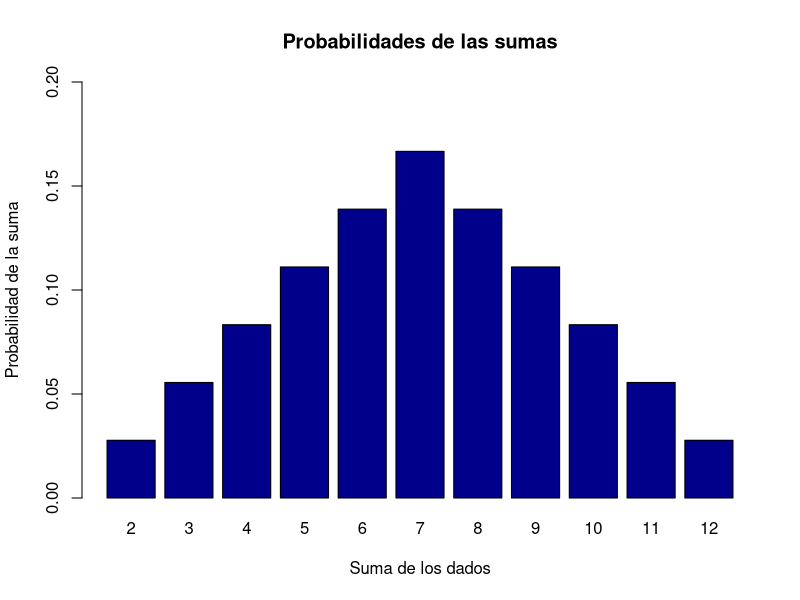

Generate this figure with R:
# Diego Barranco

caras_dado <- c(1, 2, 3, 4, 5, 6)
posibles_resultados <- c()
# obteniendo los posibles resultados al lanzar dos dados
for (c1 in caras_dado){
  for (c2 in caras_dado){
    posibles_resultados <- c(posibles_resultados, c(c1, c2))
  }
}
  

frecuencia_resultados <- rep(0, length(caras_dado) * 2 - 1)

# ahora frecuencia de toda posible suma de 2 a 12
for (dado1 in caras_dado) {
  for (dado2 in caras_dado) {
    suma <- dado1 + dado2
    frecuencia_resultados[suma - 1] <- frecuencia_resultados[suma - 1] + 1
  }
}

# la probabilidad de un evento es la probabilidad de ocurrencia del evento de
# interés sobre el total de combinaciones
total_combinaciones <- length(caras_dado) ** 2
probabilidades <- frecuencia_resultados / total_combinaciones

resultados <- seq(2, 12, by = 1) # para graficar

# Graficar las probabilidades
barplot(probabilidades, 
        names.arg = resultados, 
        xlab = "Suma de los dados", 
        ylab = "Probabilidad de la suma", 
        main = "Probabilidades de las sumas",
        col = "darkblue",
        ylim = c(0, 0.2))
